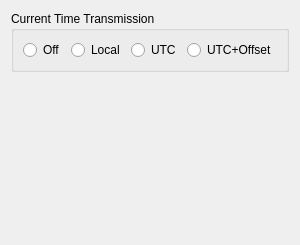
        <widget class="QWidget" name="tabMiscellaneous">
         <attribute name="title">
          <string>Miscellaneous</string>
         </attribute>
         <layout class="QVBoxLayout" name="verticalLayout_4">
          <property name="spacing">
           <number>6</number>
          </property>
          <property name="margin">
           <number>11</number>
          </property>
          <item>
           <widget class="QGroupBox" name="GroupBoxCurrentTime">
            <property name="sizePolicy">
             <sizepolicy hsizetype="Minimum" vsizetype="Minimum">
              <horstretch>0</horstretch>
              <verstretch>0</verstretch>
             </sizepolicy>
            </property>
            <property name="title">
             <string>Current Time Transmission</string>
            </property>
            <layout class="QHBoxLayout" name="horizontalLayout_4">
             <item>
              <widget class="QRadioButton" name="RadioButtonCurTimeOff">
               <property name="sizePolicy">
                <sizepolicy hsizetype="Minimum" vsizetype="Minimum">
                 <horstretch>0</horstretch>
                 <verstretch>0</verstretch>
                </sizepolicy>
               </property>
               <property name="text">
                <string>Off</string>
               </property>
               <attribute name="buttonGroup">
                <string notr="true">ButtonGroupCurrentTime</string>
               </attribute>
              </widget>
             </item>
             <item>
              <widget class="QRadioButton" name="RadioButtonCurTimeLocal">
               <property name="sizePolicy">
                <sizepolicy hsizetype="Minimum" vsizetype="Minimum">
                 <horstretch>0</horstretch>
                 <verstretch>0</verstretch>
                </sizepolicy>
               </property>
               <property name="text">
                <string>Local</string>
               </property>
               <attribute name="buttonGroup">
                <string notr="true">ButtonGroupCurrentTime</string>
               </attribute>
              </widget>
             </item>
             <item>
              <widget class="QRadioButton" name="RadioButtonCurTimeUTC">
               <property name="sizePolicy">
                <sizepolicy hsizetype="Minimum" vsizetype="Minimum">
                 <horstretch>0</horstretch>
                 <verstretch>0</verstretch>
                </sizepolicy>
               </property>
               <property name="text">
                <string>UTC</string>
               </property>
               <attribute name="buttonGroup">
                <string notr="true">ButtonGroupCurrentTime</string>
               </attribute>
              </widget>
             </item>
             <item>
              <widget class="QRadioButton" name="RadioButtonCurTimeUTCOffset">
               <property name="sizePolicy">
                <sizepolicy hsizetype="Minimum" vsizetype="Minimum">
                 <horstretch>0</horstretch>
                 <verstretch>0</verstretch>
                </sizepolicy>
               </property>
               <property name="text">
                <string>UTC+Offset</string>
               </property>
               <attribute name="buttonGroup">
                <string notr="true">ButtonGroupCurrentTime</string>
               </attribute>
              </widget>
             </item>
            </layout>
           </widget>
          </item>
          <item>
           <spacer name="verticalSpacer_4">
            <property name="orientation">
             <enum>Qt::Vertical</enum>
            </property>
            <property name="sizeHint" stdset="0">
             <size>
              <width>20</width>
              <height>162</height>
             </size>
            </property>
           </spacer>
          </item>
         </layout>
        </widget>
